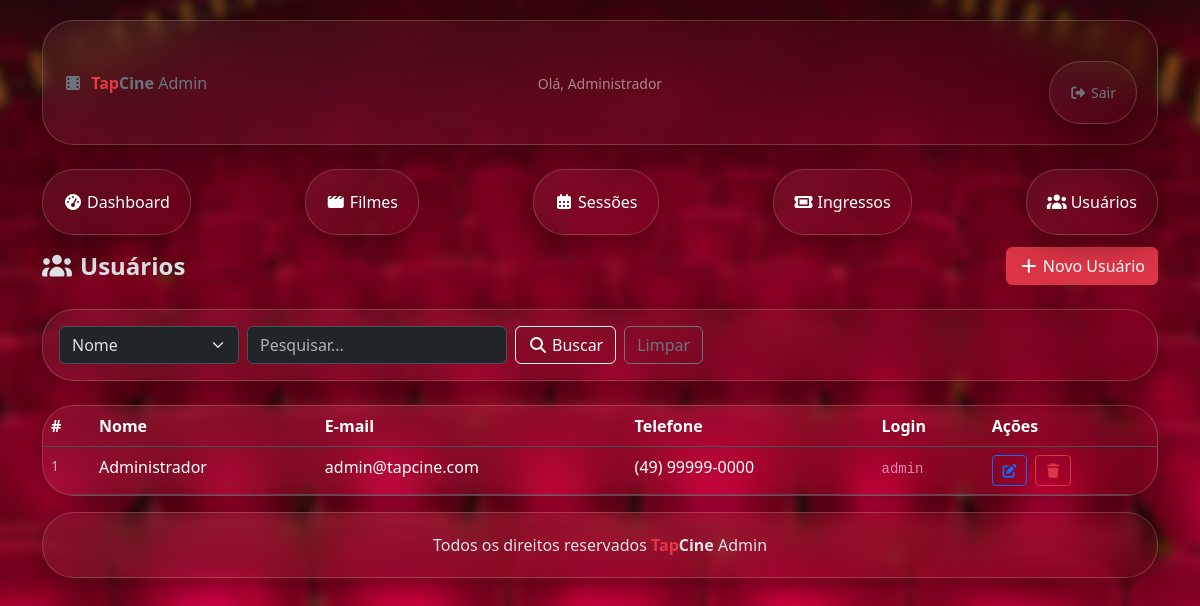
The page /usuario/UsuarioList.php (signed in) on the database its author committed.
### tables this page shows
CREATE TABLE IF NOT EXISTS `usuarios` (
  `id` INT(11) NOT NULL AUTO_INCREMENT,
  `nome` VARCHAR(100) NOT NULL,
  `telefone` VARCHAR(20) DEFAULT NULL,
  `email` VARCHAR(100) NOT NULL,
  `login` VARCHAR(50) NOT NULL,
  `senha` VARCHAR(255) NOT NULL,
  PRIMARY KEY (`id`),
  UNIQUE KEY `login` (`login`)
);

### database/db.class.php (called while the page is built, shortened)
<?php
class db
{
    private $host = 'localhost';
    private $user = 'root';
    private $password = '';
    private $port = '3306';
    private $dbname = 'db_pweb1_cinema';
    private $table_name;
    private $conn;
    public function __construct($table_name)
    {
        $this->table_name = $table_name;
        $this->conn = $this->connect();
    }
    private function connect()
    {
        try {
            $pdo = new PDO(
                "mysql:host=$this->host;dbname=$this->dbname;port=$this->port;charset=utf8",
                $this->user,
                $this->password
            );
            $pdo->setAttribute(PDO::ATTR_ERRMODE, PDO::ERRMODE_EXCEPTION);
            return $pdo;
        } catch (PDOException $e) {
            die('Erro na conexão: ' . $e->getMessage());
        }
    }
    public function all()
    {
        $sql = "SELECT * FROM $this->table_name";
        $st = $this->conn->prepare($sql);
        $st->execute();
        return $st->fetchAll(PDO::FETCH_OBJ);
    }
}

### usuario/UsuarioList.php (the view, shortened to what this page needs)
<?php
include '../header.php';
include_once '../database/db.class.php';
$db = new db('usuarios');
$usuarios = $db->all();
?>
<div class="d-flex justify-content-between align-items-center mb-4">
    <h4 class="fw-bold mb-0"><i class="fa-solid fa-users me-2"></i>Usuários</h4>
    <a href="UsuarioForm.php" class="btn btn-danger">
        <i class="fa-solid fa-plus me-1"></i>Novo Usuário
    </a>
</div>
<form method="POST" class="glass-effect p-3 mb-4 d-flex gap-2 flex-wrap">
    <select name="tipo" class="form-select" style="max-width:180px;">
        <option value="nome">Nome</option>
    </select>
    <input type="text" name="valor" class="form-control" style="max-width:260px;"
           placeholder="Pesquisar..."
           value="<?= $_POST['valor'] ?? '' ?>">
    <button type="submit" name="buscar" class="btn btn-outline-light">
        <i class="fa-solid fa-magnifying-glass me-1"></i>Buscar
    </button>
    <a href="UsuarioList.php" class="btn btn-outline-secondary">Limpar</a>
</form>
<div class="glass-effect p-0 overflow-hidden">
    <table class="table table-hover mb-0">
        <thead>
            <tr>
                <th>#</th>
                <th>Nome</th>
                <th>E-mail</th>
                <th>Telefone</th>
                <th>Login</th>
                <th>Ações</th>
            </tr>
        </thead>
        <tbody>
            <?php if (empty($usuarios)): ?>
                <tr><td colspan="6" class="text-center text-muted py-4">Nenhum usuário encontrado.</td></tr>
            <?php else: ?>
                <?php foreach ($usuarios as $usuario): ?>
                <tr>
                    <td class="text-muted small"><?= $usuario->id ?></td>
                    <td><?= $usuario->nome ?></td>
                    <td><?= $usuario->email ?></td>
                    <td><?= $usuario->telefone ?? '' ?></td>
                    <td><code><?= $usuario->login ?></code></td>
                    <td>
                        <a href="UsuarioForm.php?id=<?= $usuario->id ?>" class="btn btn-sm btn-outline-primary me-1">
                            <i class="fa-solid fa-pen-to-square"></i>
                        </a>
                        <a href="?delete=<?= $usuario->id ?>"
                           class="btn btn-sm btn-outline-danger"
                           onclick="return confirm('Deseja excluir este usuário?')">
                            <i class="fa-solid fa-trash"></i>
                        </a>
                    </td>
                </tr>
                <?php endforeach; ?>
            <?php endif; ?>
        </tbody>
    </table>
</div>
<?php include '../footer.php'; ?>

### header.php (style rules this page uses)
body { background-image: url('/PWEB_1_TRABALHO/site/admin/img/background_cinema_blur.png'); background-size: cover; background-position: center; background-attachment: fixed; }
.glass-effect { background: linear-gradient(135deg, rgba(255, 255, 255, 0.05), rgba(255, 255, 255, 0)); border: 1px solid rgba(255, 255, 255, 0.18); border-radius: 32px; -webkit-backdrop-filter: blur(20px); backdrop-filter: blur(20px); box-shadow: 0 8px 32px 0 rgba(0, 0, 0, 0.37); padding: 20px; margin-top: 20px; }
.table { --bs-table-bg: transparent; }

### rows shown on the page
usuarios: id "1", nome "Administrador", email "admin@tapcine.com", telefone "(49) 99999-0000", login "admin"

### other values the page prints
$_SESSION['usuario_nome'] "Administrador"
